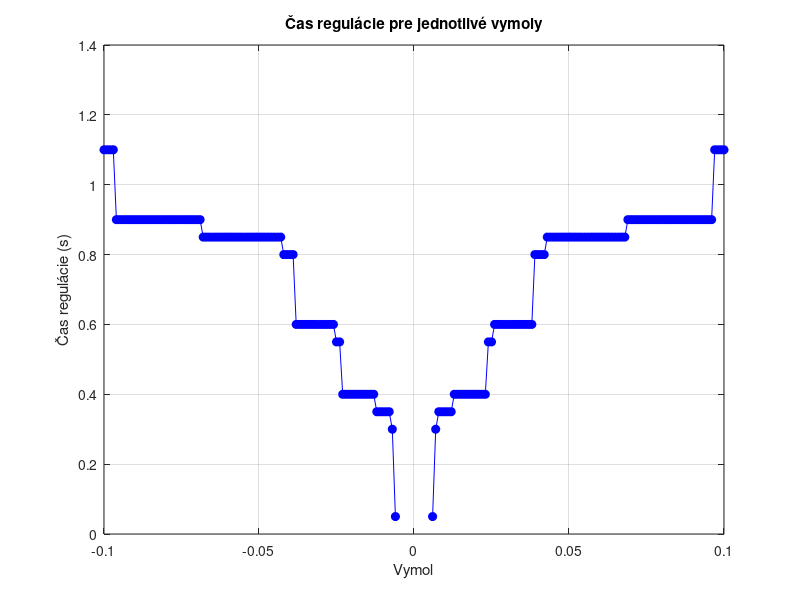
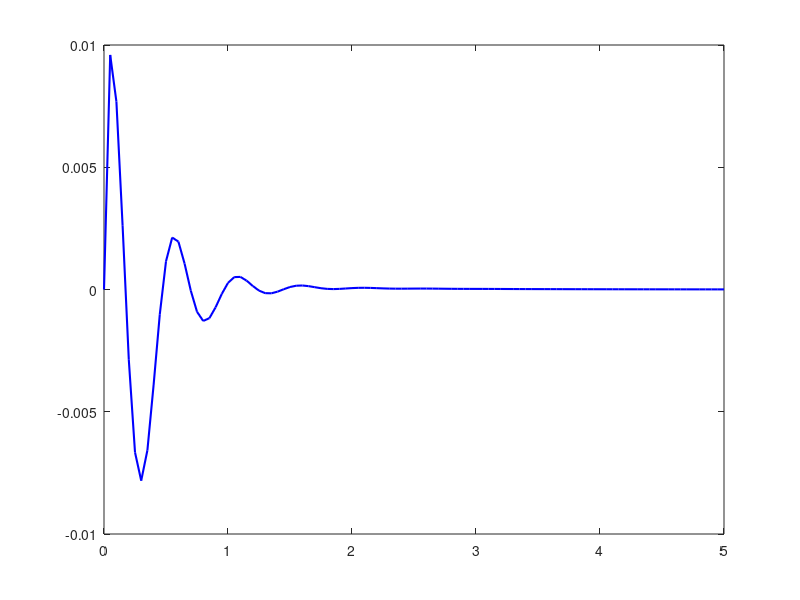

These charts were generated, in order, by the following MATLAB code: (Note: this script raises an error after producing the figures.)
clc; clear; close all;

%% System
% Zakladne parametre systému
m1 = 2500;  % Hmotnosť karosérie vozidla (kg)
m2 = 320;   % Hmotnosť kolesa a zavesenia (kg)
k1 = 80000; % Tuhosť pružiny medzi karosériou a kolesom (N/m)
k2 = 500000; % Tuhosť pneumatiky (N/m)
b1 = 350;   % Tlmenie medzi karosériou a kolesom (Ns/m)
b2 = 15020; % Tlmenie pneumatiky (Ns/m)

% Prenosové funkcie systému odpruženia
n1 = [(m1 + m2) b2 k2]; 
d1 = [(m1 * m2) (m1*(b1+b2)) + (m2*b1) (m1*(k1+k2)) + (m2*k1) + (b1*b2) (b1*k2) + (b2*k1) k1*k2]; 
G1 = tf(n1, d1);  % pohyb karosérie

n2 = [-(m1*b2) -(m1*k2) 0 0]; 
G2 = tf(n2, d1);  % pohyb kolesa

% Prenosová funkcia pre silu
sila = tf(n2, n1);

% PID parametre
Kd = 208025;  
Kp = 832100; 
Ki = 624075;  

C = pid(Kp, Ki, Kd);  

% Odsimulovanie uzavretého systému so spätnou väzbou
sys_cl = sila * feedback(G1, C);

% Časová os simulácie
t = 0:0.05:5;

%% Verifikacia
% Vstupné poruchy (výmoly) od -0.1 do +0.1 s krokom 0.001
vymoly = -0.1:0.001:0.1;

% Nastavenie tolerancie pre reguláciu
tolerance = 0.0005;

% čas pre každý vymol
cas_regulacie_vsetky = zeros(size(vymoly));

% Maximálny čas regulácie
max_cas_regulacie = 0;
najhorsi_vymol = 0;

% Pre každý vymol čas regulácie
for i = 1:length(vymoly)
    % Definovanie vstupnej poruchy ako skok s aktuálnou hodnotou vymolu
    [y, t] = step(vymoly(i) * sys_cl, t);
    
    % Posledný čas, kedy je odozva mimo tolerančného intervalu
    index_regulacie = find(abs(y) > tolerance, 1, 'last');
    
    % Skontroluj
    if ~isempty(index_regulacie)
        cas_regulacie = t(index_regulacie);
        cas_regulacie_vsetky(i) = cas_regulacie;
        
        % Aktualizácia najdlhšieho času 
        if cas_regulacie > max_cas_regulacie
            max_cas_regulacie = cas_regulacie;
            najhorsi_vymol = vymoly(i);
        end
    else
        cas_regulacie_vsetky(i) = NaN; % Ak sa systém ustálil okamžite, nastavíme NaN
    end
end

% Výsledok
if max_cas_regulacie > 0
    fprintf('Najdlhší čas regulácie je %.4f s pre vymol %.4f.\n', max_cas_regulacie, najhorsi_vymol);
else
    disp('Systém sa ustálil v rámci požadovanej tolerancie pre všetky vymoly.');
end

% Regulácie pre každý vymol
figure;
plot(vymoly,cas_regulacie_vsetky, 'bo-', 'MarkerFaceColor', 'b');
xlabel('Vymol');
ylabel('Čas regulácie (s)');
title('Čas regulácie pre jednotlivé vymoly');
grid on;

% Najhorší vymol
figure;
[y_najhorsi, t] = step(najhorsi_vymol * sys_cl, t);
plot(t, y_najhorsi, 'b-', 'LineWidth', 1.5);
hold on;
yline(tolerance, 'r--', 'Tolerancia +-0.0005');
yline(-tolerance, 'r--');
xlabel('Cas (s)');
ylabel('Odozva systému');
title(sprintf('Odozva systému pre vymol %.4f s najdlhším časom regulácie', najhorsi_vymol));
grid on;
